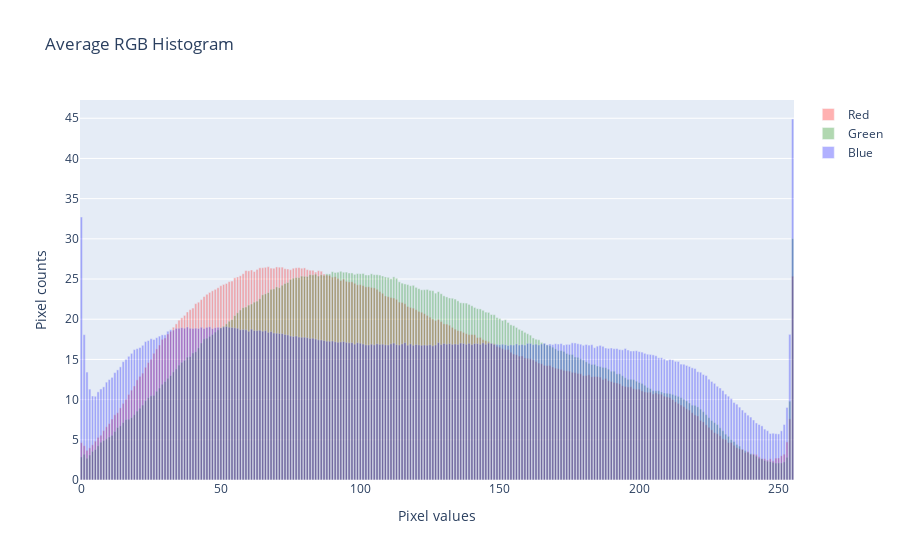

The cell this chart's notebook holds for it:
### Code cell
# Create traces for each color channel
trace_red = go.Bar(
    x=list(range(256)), y=average_histograms[0], name="Red", marker=dict(color="red")
)
trace_green = go.Bar(
    x=list(range(256)),
    y=average_histograms[1],
    name="Green",
    marker=dict(color="green"),
)
trace_blue = go.Bar(
    x=list(range(256)), y=average_histograms[2], name="Blue", marker=dict(color="blue")
)

# Combine the traces in a single figure
fig = go.Figure(data=[trace_red, trace_green, trace_blue])

# Update the layout for a more readable chart
fig.update_layout(
    title="Average RGB Histogram",
    xaxis_title="Pixel values",
    yaxis_title="Pixel counts",
    barmode="overlay",  # Allows bars to overlap
)

# Reduce the opacity to see all colors
fig.update_traces(opacity=0.3)

# Show the figure
fig.show()

### Figure 1 — Plotly figure (JSON) as saved in the notebook; plotly's stock layout.template omitted (floating-point values rounded to 4 significant figures; data arrays with more than 128 entries replaced by an {"elided": "..."} marker saying what was removed)
{"data": [{"marker": {"color": "red"}, "name": "Red", "x": {"elided": "256 int values"}, "y": {"elided": "256 float values"}, "type": "bar", "opacity": 0.3}, {"marker": {"color": "green"}, "name": "Green", "x": {"elided": "256 int values"}, "y": {"elided": "256 float values"}, "type": "bar", "opacity": 0.3}, {"marker": {"color": "blue"}, "name": "Blue", "x": {"elided": "256 int values"}, "y": {"elided": "256 float values"}, "type": "bar", "opacity": 0.3}], "layout": {"title": {"text": "Average RGB Histogram"}, "xaxis": {"title": {"text": "Pixel values"}}, "yaxis": {"title": {"text": "Pixel counts"}}, "barmode": "overlay"}}
